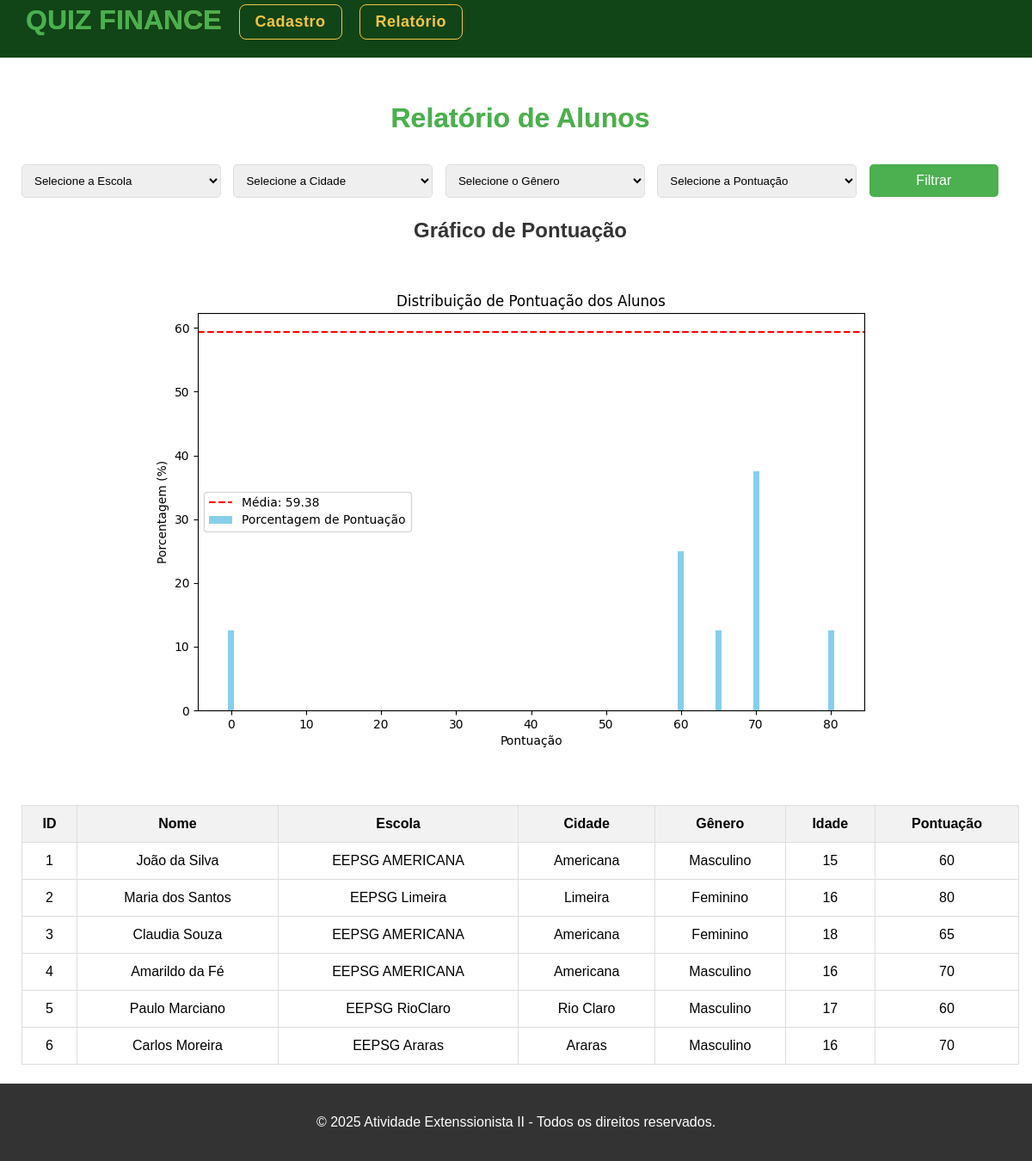
The app's page /relatorio (signed in), older data.
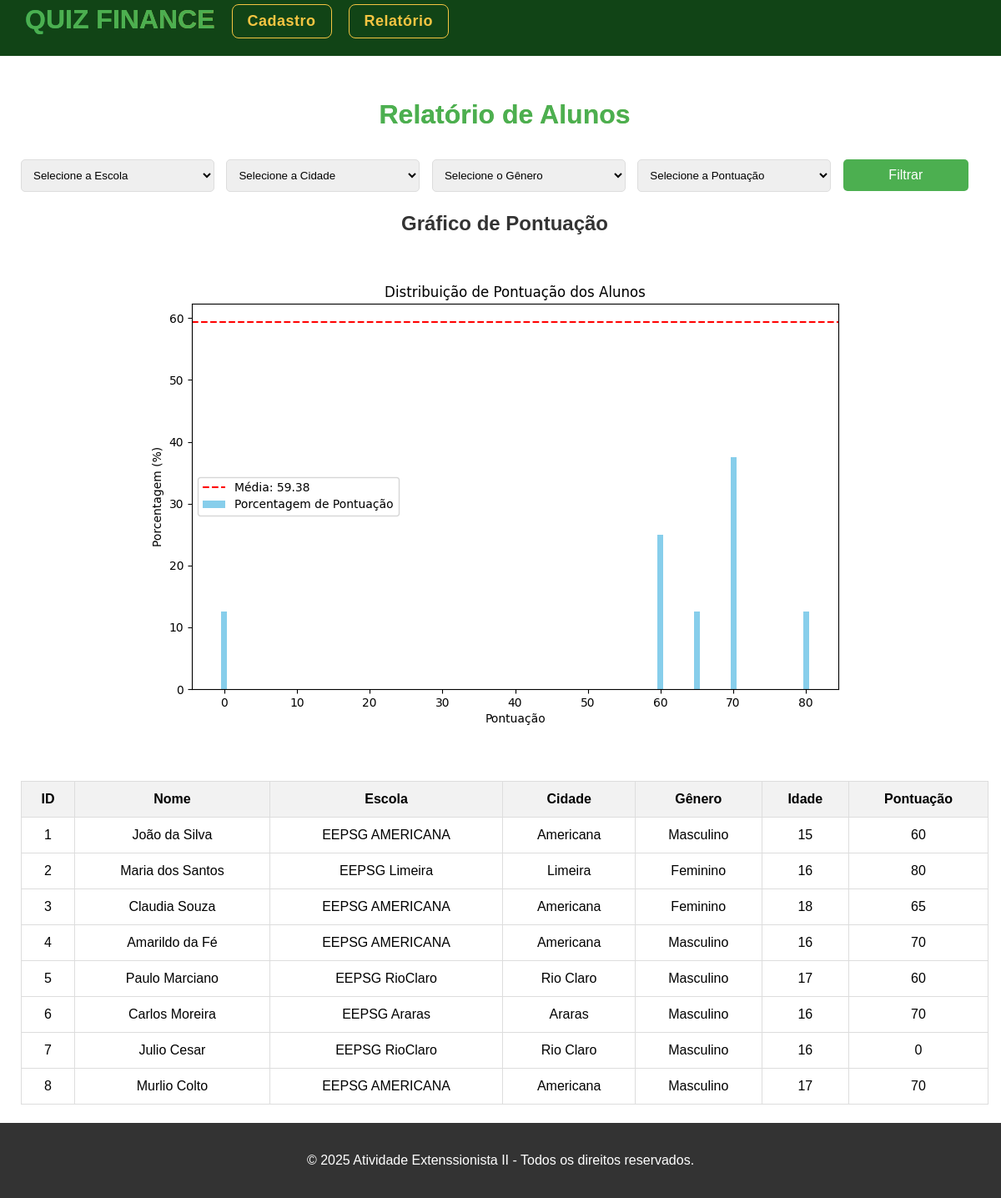
The same page, newer data.
### tables this page shows
CREATE TABLE alunos (
            id INTEGER PRIMARY KEY AUTOINCREMENT,
            nome TEXT NOT NULL,
            idade INTEGER NOT NULL,
            escola TEXT NOT NULL,
            turma TEXT NOT NULL,
            cidade TEXT,
            genero TEXT NOT NULL,
            pontuacao INTEGER NOT NULL,
            data TEXT NOT NULL DEFAULT CURRENT_DATE
);

### app.py (the view)
@app.route('/relatorio', methods=['GET', 'POST'])
def relatorio():
    if not session.get('logged_in'):
        return redirect(url_for('login'))
    conn = sqlite3.connect(DB_PATH)
    cursor = conn.cursor()
    cursor.execute("SELECT DISTINCT escola FROM alunos")
    escolas = [row[0] for row in cursor.fetchall()]
    cursor.execute("SELECT DISTINCT cidade FROM alunos")
    cidades = [row[0] for row in cursor.fetchall()]
    cursor.execute("SELECT DISTINCT genero FROM alunos")
    generos = [row[0] for row in cursor.fetchall()]
    cursor.execute("SELECT DISTINCT pontuacao FROM alunos ORDER BY pontuacao ASC")
    pontuacoes = [row[0] for row in cursor.fetchall()]
    conn.close()
    escola = request.form.get('escola')
    cidade = request.form.get('cidade')
    genero = request.form.get('genero')
    idade = request.form.get('idade')
    pontuacao = request.form.get('pontuacao')
    alunos = get_alunos(escola, cidade, genero, idade, pontuacao)
    grafico = gerar_grafico(escola, cidade, genero, idade, pontuacao) if alunos else None
    return render_template(
        'relatorio.html',
        alunos=alunos,
        escolas=escolas,
        cidades=cidades,
        generos=generos,
        pontuacoes=pontuacoes,
        grafico=grafico
    )

### app.py (called while the page is built)
def get_alunos(escola=None, cidade=None, genero=None, idade=None, pontuacao=None):
    conn = sqlite3.connect(DB_PATH)
    cursor = conn.cursor()
    query = "SELECT id, nome, escola, cidade, genero, idade, pontuacao FROM alunos WHERE 1=1"
    params = []
    if escola:
        query += " AND escola LIKE ?"
        params.append(f"%{escola}%")
    if cidade:
        query += " AND cidade LIKE ?"
        params.append(f"%{cidade}%")
    if genero:
        query += " AND genero = ?"
        params.append(genero)
    if idade:
        query += " AND idade = ?"
        params.append(idade)
    if pontuacao:
        query += " AND pontuacao = ?"
        params.append(pontuacao)
    cursor.execute(query, params)
    alunos = cursor.fetchall()
    conn.close()
    return alunos

### templates/relatorio.html (shortened to what this page needs)
{% extends "base.html" %}
{% block content %}
<div class="container-relatorio">
    <h2 class="title">Relatório de Alunos</h2>
    <form method="post" class="search-form">
        <select name="escola" class="search-input">
            <option value="">Selecione a Escola</option>
        </select>
        <select name="cidade" class="search-input">
            <option value="">Selecione a Cidade</option>
        </select>
        <select name="genero" class="search-input">
            <option value="">Selecione o Gênero</option>
        </select>
        <select name="pontuacao" class="search-input">
            <option value="">Selecione a Pontuação</option>
        </select>
        <button type="submit" class="search-button">Filtrar</button>
    </form>
    {% if grafico %}
        <div class="chart-container">
            <h3 class="chart-title">Gráfico de Pontuação</h3>
            <img src="{{ grafico }}" alt="Gráfico de Pontuação" class="chart-image"/>
        </div>
    {% endif %}
    <div class="table-container">
        <table class="results-table">
            <thead>
                <tr>
                    <th>ID</th>
                    <th>Nome</th>
                    <th>Escola</th>
                    <th>Cidade</th>
                    <th>Gênero</th>
                    <th>Idade</th>
                    <th>Pontuação</th>
                </tr>
            </thead>
            <tbody>
                {% for aluno in alunos %}
                <tr>
                    <td>{{ aluno[0] }}</td>
                    <td>{{ aluno[1] }}</td>
                    <td>{{ aluno[2] }}</td>
                    <td>{{ aluno[3] }}</td>
                    <td>{{ aluno[4] }}</td>
                    <td>{{ aluno[5] }}</td>
                    <td>{{ aluno[6] }}</td>
                </tr>
                {% endfor %}
            </tbody>
        </table>
    </div>
    <div class="logout-button-container">
        <a href="{{ url_for('cadastro') }}" class="logout-button">Sair</a>
    </div>
</div>
{% endblock %}

### templates/base.html (shortened to what this page needs)
<!DOCTYPE html>
<html lang="pt">
<head>
    <link rel="stylesheet" href="{{ url_for('static', filename='style.css') }}">
    <link rel="stylesheet" href="{{ url_for('static', filename='navbar.css') }}">
    <link rel="stylesheet" href="{{ url_for('static', filename='cadastro.css') }}">
    <link rel="stylesheet" href="{{ url_for('static', filename='perguntas.css') }}">
    <link rel="stylesheet" href="{{ url_for('static', filename='relatorio.css') }}">
    <link rel="stylesheet" href="{{ url_for('static', filename='login.css') }}">
</head>
<body>
    <nav>
        <ul>
            <li class="title">QUIZ FINANCE</li>
            <li><a href="{{ url_for('cadastro') }}">Cadastro</a></li>
            <li><a href="{{ url_for('relatorio') }}">Relatório</a></li>
        </ul>
    </nav>
    <div class="container">
        {% block content %}{% endblock %}
    </div>
    <footer>
        <div class="footer-content">
            <p>&copy; 2025 Atividade Extenssionista II - Todos os direitos reservados.</p>
        </div>
    </footer>
</body>
</html>

### static/style.css (style rules this page uses)
body { font-family: Arial, sans-serif; margin: 0; padding: 0; }
.container { width: 100%; padding: 5px; }
footer { background-color: #333; color: white; padding: 20px 0; text-align: center; width: 100%; position: fixed; bottom: 0; left: 0; }

### static/navbar.css (style rules this page uses)
nav { background-color: #114416; padding: 5px 30px; display: flex; justify-content: space-between; align-items: center; }
ul { list-style: none; margin: 0; padding: 0; display: flex; gap: 20px; }
li { display: inline-block; }
.title { font-size: 18px; font-weight: bold; color: transparent; background: linear-gradient(90deg, #00a859, #f4c542); -webkit-background-clip: text; background-clip: text; margin-right: auto; }
a { text-decoration: none; color: #f4c542; font-size: 18px; font-weight: 600; letter-spacing: 0.5px; transition: color 0.3s ease, transform 0.3s ease, border-color 0.3s ease; position: relative; display: inline-block; padding: 0.5em 1em; border: 1px solid ; border-radius: 8px; }

### static/perguntas.css (style rules this page uses)
h2 { color: #333; font-size: 1.5rem; margin-bottom: 1rem; }
form { display: flex; flex-direction: column; align-items: center; }
button { background-color: #007bff; color: white; padding: 10px 20px; font-size: 1rem; border: none; border-radius: 5px; cursor: pointer; transition: background-color 0.3s ease, transform 0.2s ease; width: 200px; margin-top: 20px; }

### static/relatorio.css (style rules this page uses)
.container-relatorio { max-width: 1200px; margin: 0 auto; padding: 20px; }
.title { font-size: 2em; text-align: center; margin-bottom: 20px; color: #4CAF50; }
.search-form { display: inline; justify-content: space-between; margin-bottom: 30px; }
.search-input { padding: 10px; margin-right: 10px; width: 20%; border: 1px solid #ddd; border-radius: 5px; }
.search-button { max-width: 150px; padding: 10px 20px; background-color: #4CAF50; color: white; border: none; border-radius: 5px; cursor: pointer; }
.chart-container { text-align: center; margin-bottom: 40px; }
.chart-title { font-size: 1.5em; margin-bottom: 10px; color: #333; }
.chart-image { max-width: 100%; height: auto; }
.table-container { margin-top: 30px; text-align: center; }
.results-table { width: 100%; border-collapse: collapse; margin: 0 auto; }
.results-table th, .results-table td { padding: 12px; text-align: center; border: 1px solid #ddd; }
.results-table th { background-color: #f2f2f2; }
.logout-button-container { text-align: center; margin-top: 40px; }
.logout-button { background-color: #f44336; color: white; padding: 12px 30px; text-decoration: none; border-radius: 5px; font-size: 1.1em; }

### static/login.css (style rules this page uses)
button { width: 100%; padding: 10px; margin-top: 15px; border: none; border-radius: 5px; background: #6a11cb; color: white; font-size: 1rem; cursor: pointer; transition: background 0.3s ease; }

Row changes from the older to the newer data that the page shows:
added alunos: id "7", nome "Julio Cesar", escola "EEPSG RioClaro", cidade "Rio Claro", genero "Masculino", idade "16", pontuacao "0"
added alunos: id "8", nome "Murlio Colto", escola "EEPSG AMERICANA", cidade "Americana", genero "Masculino", idade "17", pontuacao "70"
